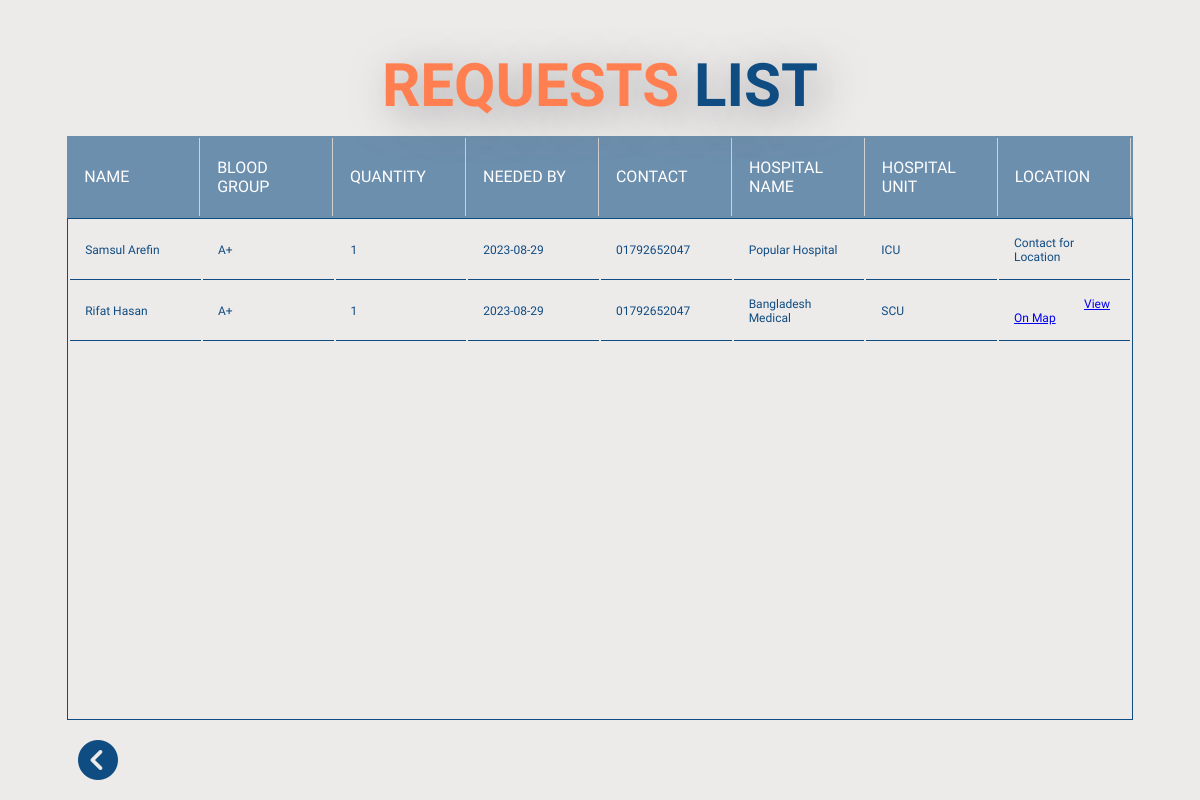
Page /requests_list.php on the committed database.
### tables this page shows
CREATE TABLE `blood_requests` (
  `request_id` int(11) NOT NULL,
  `request_by` varchar(32) DEFAULT NULL,
  `name` varchar(255) NOT NULL,
  `age` int(120) NOT NULL,
  `blood_group` varchar(5) NOT NULL,
  `quantity` int(11) NOT NULL,
  `hospital_unit` varchar(255) NOT NULL,
  `hospital_name` varchar(255) NOT NULL,
  `date_needed` date NOT NULL,
  `contact` varchar(255) NOT NULL,
  `reason` text NOT NULL
);

### requests_list.php (the view, shortened to what this page needs)
<!DOCTYPE html>
<html lang="en">
<head>
    <link rel="stylesheet" href="requests_list.css">
</head>
<body>
    <section>
        <h1><span>Requests </span>list</h1>
        <div class="tbl-header">
            <table>
                <thead>
                    <tr>
                        <th>Name</th>
                        <th>Blood Group</th>
                        <th>Quantity</th>
                        <th>Needed By</th>
                        <th>Contact</th>
                        <th>Hospital Name</th>
                        <th>Hospital Unit</th>
                        <th>Location</th>
                    </tr>
                </thead>
            </table>
        </div>
        <div class="tbl-content">
            <table>
                <tbody>
                    <?php
                        $conn = mysqli_connect("localhost", "root", "", "370_blood_bank");
                        $currentDate = date("Y-m-d");
                        $query = "SELECT * FROM blood_requests WHERE date_needed >= '$currentDate'";
                        $result = mysqli_query($conn, $query);
                        while($row = mysqli_fetch_assoc($result)){
                            echo "<tr>";
                            echo "<td>". $row['name'] ."</td>";
                            echo "<td>". $row['blood_group'] ."</td>";
                            echo "<td>". $row['quantity'] ."</td>";
                            echo "<td>". $row['date_needed'] ."</td>";
                            echo "<td>". $row['contact'] ."</td>";
                            echo "<td>". $row['hospital_name'] ."</td>";
                            echo "<td>". $row['hospital_unit'] ."</td>";
                            $hospitalName = $row['hospital_name'];
                            $checkQuery = "SELECT location FROM trusted_hospitals WHERE hospital_name = '$hospitalName'";
                            $checkResult = mysqli_query($conn, $checkQuery);
                            $locationRow = mysqli_fetch_assoc($checkResult);
                            if ($locationRow) {
                                $location = $locationRow['location'];
                                echo '<td><a href="' . $location . '" target="_blank">View On Map</a></td>';
                            }
                            else {
                                echo "<td>Contact for Location</td>";
                            }
                            echo "</tr>";
                        }
                    ?>
                </tbody>
            </table>
        </div>
    </section>
    <a onclick="history.back();"><i class="fa-solid fa-circle-chevron-left"></i></a>
</body>
</html>

### requests_list.css (style rules this page uses)
body { background-color: rgb(237, 234, 234); font-family: 'Poppins', sans-serif; font-family: 'Roboto', sans-serif; font-family: 'Work Sans', sans-serif; }
section { margin: auto; width: 90%; }
span { color: coral; }
h1 { font-size: 60px; color: #0F4C81; text-transform: uppercase; font-weight: 900; text-align: center; margin-bottom: 15px; transition: .6s; text-shadow: 10px 10px 40px #7f8181ba; }
table { width: 100%; table-layout: fixed; }
.tbl-header { background-color: #0f4c8192; }
.tbl-content { height: 500px; overflow-y: scroll; border: 1px solid #0F4C81; }
th { padding: 20px 15px; text-align: left; font-weight: 500; font-size: 16px; color: white; text-transform: uppercase; border-right: 1px solid rgb(209, 208, 208); }
td { padding: 15px; text-align: left; font-weight: 400; font-size: 12px; color: #0F4C81; border-bottom: 1px solid #0F4C81; }
i { font-size: 40px; color: #0F4C81; margin: 20px 0px 0px 0px; }
a { cursor: pointer; margin-left: 70px; }

### rows in the picture
blood_requests: name "Samsul Arefin", blood_group "A+", quantity "1", date_needed "2023-08-29", contact "01792652047", hospital_name "Popular Hospital", hospital_unit "ICU", shows "Contact for Location"
blood_requests: name "Rifat Hasan", blood_group "A+", quantity "1", date_needed "2023-08-29", contact "01792652047", hospital_name "Bangladesh Medical", hospital_unit "SCU"
